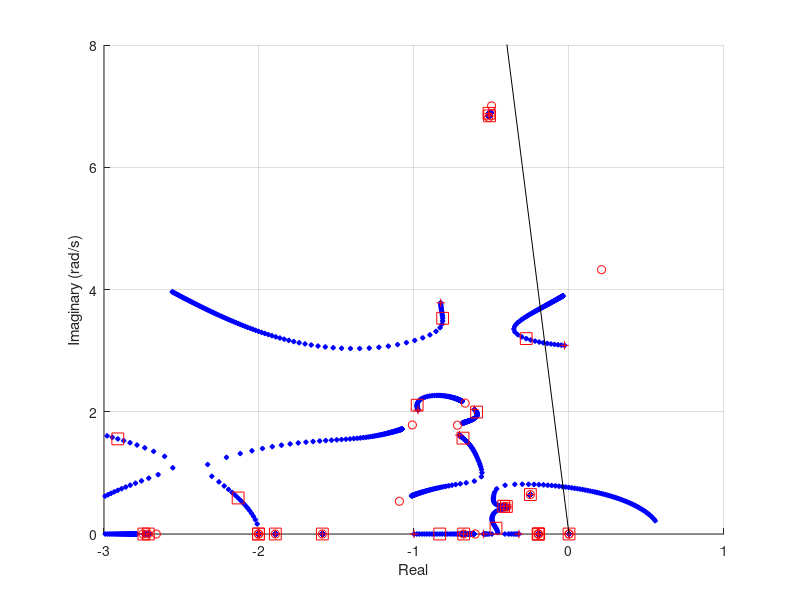

MATLAB code to generate this figure: (Note: this script raises an error after producing the figure.)
%% fig 10.35

clear all; close all; clc;
load('d2atcscs.mat');
load('control6.mat');

fig35_name = './dat/ch10_fig35.dat';

fig35 = figure;
ax351 = subplot(1,1,1,'parent',fig35);
hold(ax351,'on');
grid(ax351,'on');

sys_tcsc = ss(a_mat,b_tcsc(:,1),c_v(12,:),0);
% [sys_tcsc_red,~] = balred(sys_tcsc,8);  % remove negligible states

sc3 = ss(sc3.a,sc3.b,sc3.c,sc3.d);
scr = ss(scr.a,scr.b,scr.c,scr.d);
sys_rc = 100*sc3*scr;

sys_tcsc_rc = sys_rc*sys_tcsc;

K = [0:0.1:10,1e6];
eig_track = zeros(size(sys_tcsc_rc.a,1),length(K));
for ii = 1:length(K)
    eig_track(:,ii) = ...
            eig(sys_tcsc_rc.a + K(ii)*sys_tcsc_rc.b*sys_tcsc_rc.c);
    if ii < length(K)
        plot(ax351,real(eig_track(:,ii)),imag(eig_track(:,ii)),...
             'bd','markerFaceColor','b','markerSize',3.5);
    end
end

for ii = 1:size(eig_track,2)
    if (ii == length(K))
        plot(ax351,real(eig_track(:,ii)),imag(eig_track(:,ii)),...
             'ro');
    elseif (ii == 11)
        plot(ax351,real(eig_track(:,ii)),imag(eig_track(:,ii)),...
             'rs','markerSize',8.5);
    end
end

plot(ax351,real(eig_track(:,1)),imag(eig_track(:,1)),'r+','lineWidth',0.75);
plot(ax351,[-5,0],[5*tan(acos(0.05)),0],'k-');

axis(ax351,[-3,1,0,8]);
xlabel(ax351,'Real');
ylabel(ax351,'Imaginary (rad/s)');

rl_vec = reshape(eig_track,[1,numel(eig_track)]);

H35 = {'k','re','im'};
M35 = [1:length(rl_vec); real(rl_vec); imag(rl_vec)];

fid35 = fopen(fig35_name,'w');
fprintf(fid35,'%s,%s,%s\n',H35{:});  % must match number of columns
fprintf(fid35,'%6e,%6e,%6e\n',M35);  % must match number of columns
fclose(fid35);

% eof
